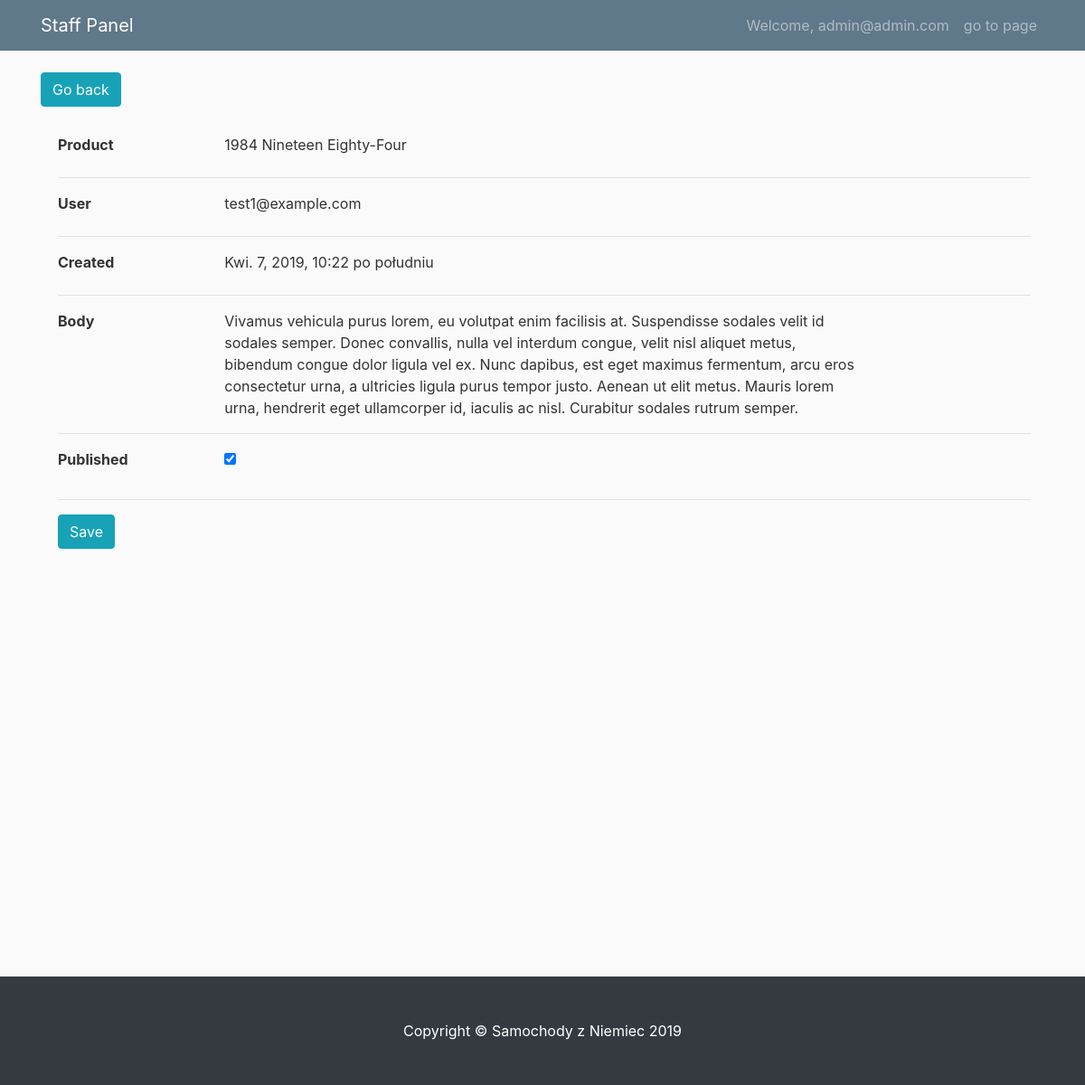
The page /staff/comment_detail/11 (signed in) on the database its author committed.
### account/models.py (models this page shows, shortened)
class User(AbstractBaseUser):
    email = models.EmailField(max_length=255, unique=True)
    is_active = models.BooleanField(default=True)  # can login
    is_staff = models.BooleanField(default=False)  # staff user non superuser
    is_admin = models.BooleanField(default=False)  # superuser
    created = models.DateTimeField(auto_now_add=True)
    updated = models.DateTimeField(auto_now=True)
    USERNAME_FIELD = "email"  # username
    REQUIRED_FIELDS = []
    objects = UserManager()
    def __str__(self):
        return self.email

### shop/models.py (models this page shows, shortened)
class Comment(models.Model):
    product = models.ForeignKey(Product, on_delete=models.CASCADE)
    user = models.ForeignKey(User, on_delete=models.CASCADE)
    body = models.TextField()
    date_created = models.DateTimeField(auto_now_add=True)
    date_updated = models.DateTimeField(auto_now=True)
    is_active = models.BooleanField(default=False)
    is_new = models.BooleanField(default=True)
    class Meta:
        ordering = ["date_created"]

class Product(models.Model):
    name = models.CharField(max_length=100, db_index=True)
    slug = models.SlugField(max_length=150, db_index=True)
    description = models.TextField()
    original_price = models.DecimalField(max_digits=10, decimal_places=2)
    stock = models.PositiveIntegerField()
    available = models.BooleanField(default=True)
    created = models.DateTimeField(auto_now_add=True)
    updated = models.DateTimeField(auto_now=True)
    category = models.ForeignKey(
        Category, on_delete=models.SET_NULL, null=True, blank=True
    )
    total_rating = models.DecimalField(max_digits=3, decimal_places=2, default=0)
    count_rating = models.PositiveIntegerField(default=0)
    likes = models.IntegerField(default=0)
    class Meta:
        ordering = ("name",)

### staff/decorators.py (the view)
    def wrap(request, *args, **kwargs):
        if request.user.is_authenticated and request.user.is_staff:
            return func(request, *args, **kwargs)
        elif request.user.is_authenticated:
            return redirect("shop:index")
        else:
            return redirect("account:login")

### staff/forms.py
class PublishCommentForm(forms.ModelForm):
    class Meta:
        model = Comment
        fields = ["is_active"]
        labels = {"is_active": ""}

### cart/context_processors.py (called while the page is built)
def cart(request):
    return {'cart': Cart(request)}

### staff/views.py (called while the page is built)
    def get(self, request, *args, **kwargs):
        view = CommentDetail.as_view()
        return view(request, *args, **kwargs)

    def get_context_data(self, *args, **kwargs):
        context = super().get_context_data(*args, **kwargs)
        context["form"] = PublishCommentForm(instance=self.object)
        return context

    def get_object(self):
        self.object = super().get_object()
        self.object.is_new = False
        self.object.save()
        return self.object

### staff/templates/staff/comment_detail.html (shortened to what this page needs)
{% extends 'staff/base.html' %}
{% block content %}
<div class="row">
    <div class="col">
        <a href="{% url 'staff:comment_list'%}" class="btn btn-info">Go back</a>
    </div>
</div>
<div class="col-12">
    <div class="tab-content ml-1" id="commentContent">
        <div class="row">
            <div class="col-sm-3 col-md-2 col-5">
                <label style="font-weight:bold;">Product</label>
            </div>
            <div class="col-md-8 col-6">
                {{ object.product.name }}
            </div>
        </div>
        <hr />
        <div class="row">
            <div class="col-sm-3 col-md-2 col-5">
                <label style="font-weight:bold;">User</label>
            </div>
            <div class="col-md-8 col-6">
                {{ object.user }}
            </div>
        </div>
        <hr />
        <div class="row">
            <div class="col-sm-3 col-md-2 col-5">
                <label style="font-weight:bold;">Created</label>
            </div>
            <div class="col-md-8 col-6">
                {{object.date_created}}
            </div>
        </div>
        <hr />
        <div class="row">
            <div class="col-sm-3 col-md-2 col-5">
                <label style="font-weight:bold;">Body</label>
            </div>
            <div class="col-md-8 col-6">
                {{object.body}}
            </div>
        </div>
        <hr />
        <div class="row">
            <div class="col-sm-3 col-md-2 col-5">
                <label style="font-weight:bold;">Published</label>
            </div>
            <div class="col-md-8 col-6">
                <form id='publishCommentForm' method="POST">
                    {{form.as_p}}
                </form>
            </div>
        </div>
        <hr />
        <input value="Save" type="submit" form="publishCommentForm" class="btn btn-info" />
    </div>
</div>
{% endblock %}

### staff/templates/staff/base.html (shortened to what this page needs)
{% load static %}
<!DOCTYPE html>
<html lang="en">
<head>
    <link rel="stylesheet" href="https://maxcdn.bootstrapcdn.com/bootstrap/4.0.0/css/bootstrap.min.css"
>
    <link href="{% static 'css/staff.css' %}" rel="stylesheet">
</head>
<body>
    <nav class="navbar navbar-expand-md navbar-dark bg-steel fixed-top">
        <div class="container">
            <a class="navbar-brand mr-4" href="{% url 'staff:panel' %}">Staff Panel</a>
            <div class="collapse navbar-collapse" id="navbarToggle">
                <div class="navbar-nav">
                    <a class="nav-item nav-link" href="{% url 'account:profile'%}">
                        Welcome, {{ user.email }}
                    </a>
                    <a class="nav-item nav-link" href="{% url 'shop:index'%}"> go to page </a>
                </div>
            </div>
        </div>
    </nav>
    <div class="container" style="min-height: 1000px;">
        {% block content%}
        {% endblock%}
    </div>
    <footer class="py-5 bg-dark">
        <div class="container">
            <p class="m-0 text-center text-white">Copyright &copy; Samochody z Niemiec 2019</p>
        </div>
    </footer>
</body>
</html>

### staff/static/css/staff.css (style rules this page uses)
body { background: #fafafa; color: #333333; margin-top: 5rem; }
.bg-steel { background-color: #5f788a; }
#commentContent { margin-top: 30px; }

### rows shown on the page
User: email "admin@admin.com"
Comment: product.name "1984 Nineteen Eighty-Four", user "test1@example.com", date_created "Kwi. 7, 2019, 10:22 po południu", body "Vivamus vehicula purus lorem, eu volutpat enim facilisis at. Suspendisse sodales velit id sodales semper. Donec convallis, nulla vel interdum congue, velit nisl aliquet metus, bibendum congue dolor ligula vel ex. Nunc dapibus, est eget maximus fermentum, arcu eros consectetur urna, a ultricies ligula purus tempor justo. Aenean ut elit metus. Mauris lorem urna, hendrerit eget ullamcorper id, iaculis ac nisl. Curabitur sodales rutrum semper."
